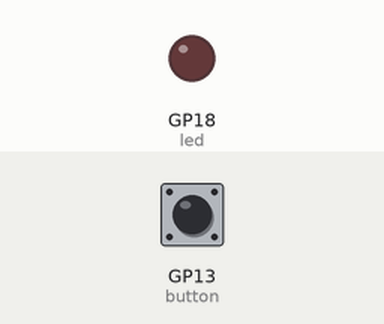
Simulated run of this program. Board: Raspberry Pi Pico running MicroPython. Shown: output pins drawn as LEDs (lit = HIGH). Wiring (from the project's diagram.json): green button on GP13, red LED on GP18. The inputs (shaded band) are chosen by the test bench; at power-on: GP13 (button) HIGH.

Above: at 1.3 s.
1.4 s: GP13 (button) pulled LOW for 0.15 s
At 1.47 s:
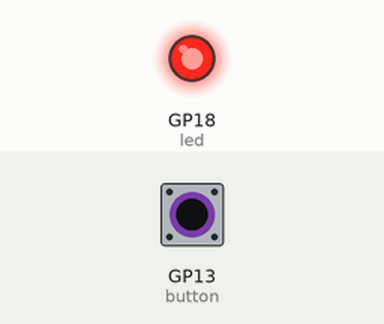
3.0 s: GP13 (button) pulled LOW for 3.2 s
At 6.9 s:
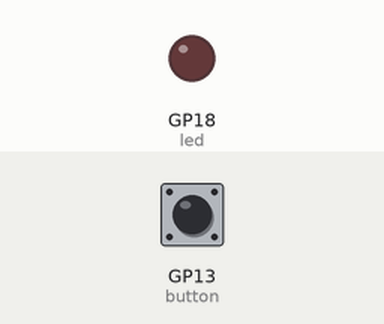
Timing chart, 0 to 8.4 s (numbered marks = the images above; inputs shaded):
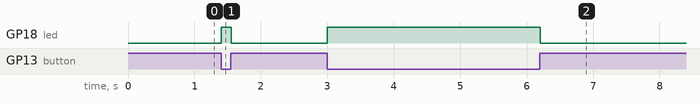

The program:

main.py
```python
import machine
import time
time.sleep(0.1)


led = machine.Pin(18, machine.Pin.OUT)
button = machine.Pin(13, machine.Pin.IN, machine.Pin.PULL_UP)

while True:
    if button.value() == 0:
        led.on()
    else:
        led.off()
    time.sleep(0.05)
```

Measured:
- after the input at 1.4 s, GP18 (led): LOW → HIGH at once, → LOW 0.15 s later
- after the input at 3.0 s, GP18 (led): LOW → HIGH at once, → LOW 3.2 s later
